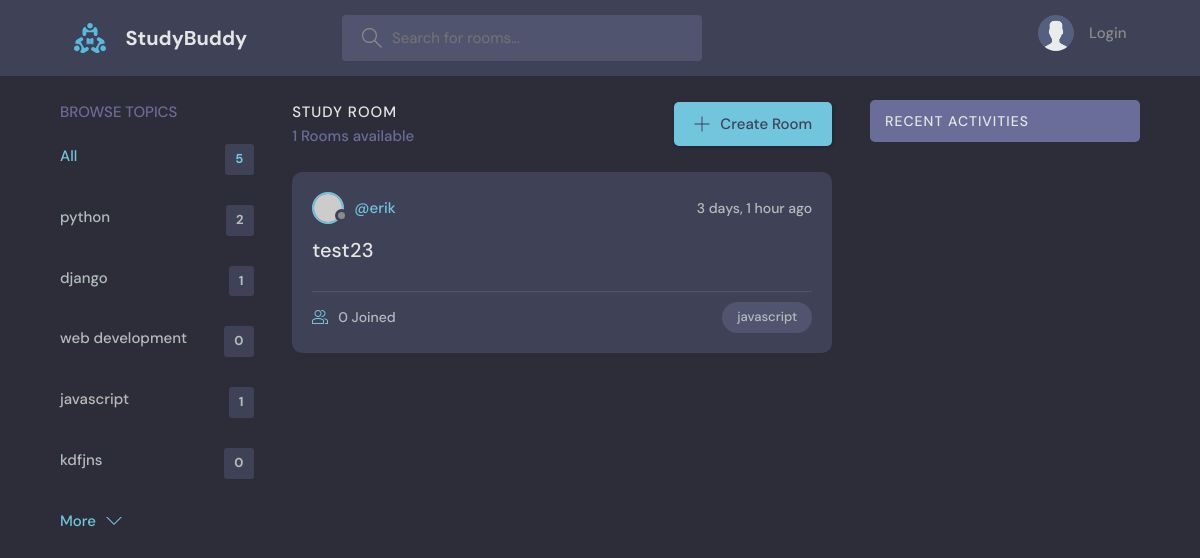
Before: /?q=javascript with the older database file.
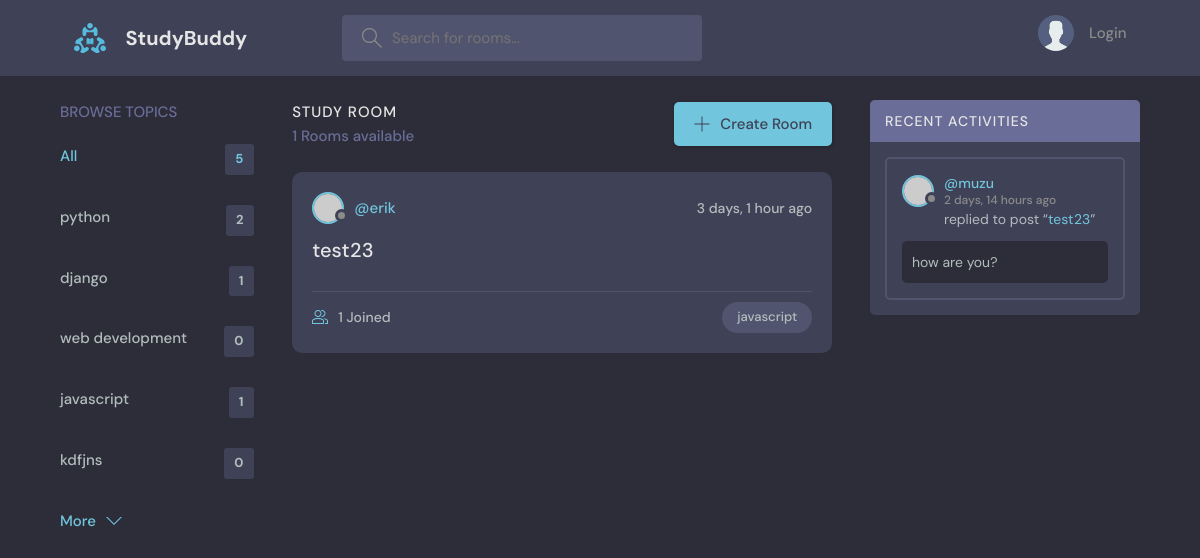
After: the same page with the newer database file.
### base/models.py (models this page shows, shortened)
class Topic(models.Model):
    name = models.CharField(max_length=200)

class Room(models.Model):
    host = models.ForeignKey(User, on_delete=models.SET_NULL, null=True)
    topic = models.ForeignKey(Topic, on_delete=models.SET_NULL, null=True)
    name = models.CharField(max_length=200)
    description = models.TextField(null=True,blank=True)
    participants = models.ManyToManyField(User,related_name='participants',blank=True)
    updated = models.DateTimeField(auto_now=True)
    created = models.DateTimeField(auto_now_add=True)
    class Meta:
        ordering = ['-updated', '-created'] # order of the posted field
    def __str__(self):
        return self.name

class Message(models.Model): # this class is store message of users
    user = models.ForeignKey(User, on_delete=models.CASCADE)
    room = models.ForeignKey(Room, on_delete=models.CASCADE) # it can be set SET_NULL (it will set null and data remain in server) value instead of CASCADE (delete everything from the server)
    body = models.TextField()
    updated = models.DateTimeField(auto_now=True)
    created = models.DateTimeField(auto_now_add=True)
    class Meta:
        ordering = ['-updated', '-created'] # order of the posted field

### base/views.py (the view)
# urls.py: 2. Add a URL to urlpatterns:  path('', views.home, name='home')
def home(request):
    q = request.GET.get('q') if request.GET.get('q') != None else '' # used for search rooms
    rooms = Room.objects.filter(
        Q(topic__name__icontains=q) |
        Q(name__icontains=q) |
        Q(description__icontains=q))
    topics = Topic.objects.all() # to take all the topic
    room_count = rooms.count() # for counting rooms
    room_messages = Message.objects.filter(Q(room__topic__name__icontains=q))
    context = {'rooms': rooms,'topics':topics,'room_count':room_count,
                 'room_messages':room_messages} #sending data to website
    return render(request, 'base/home.html', context)

### base/templates/base/home.html (shortened to what this page needs)
{% extends 'main.html' %}
{% block content %}
<main class="layout layout--3">
  <div class="container">
    {% include 'base/topic_component.html' %}
    <div class="roomList">
      <div class="roomList__header">
        <div>
          <h2>Study Room</h2>
          <p>{{room_count}} Rooms available</p>
        </div>
        <a class="btn btn--main" href="create-room.html">
          <svg version="1.1" xmlns="http://www.w3.org/2000/svg" width="32" height="32" viewBox="0 0 32 32">
            <title>add</title>
            <path
              d="M16.943 0.943h-1.885v14.115h-14.115v1.885h14.115v14.115h1.885v-14.115h14.115v-1.885h-14.115v-14.115z">
            </path>
          </svg>
          Create Room
        </a>
      </div>
      {% include 'base/feed_component.html' %}
    </div>
    {% include 'base/activity_component.html' %}
  </div>
</main>
{% endblock %}

### base/templates/base/topic_component.html
<div class="topics">
    <div class="topics__header">
        <h2>Browse Topics</h2>
    </div>
    <ul class="topics__list">
        <li>
            <a href="{% url 'home' %}" class="active">All <span>{{topics.count}}</span></a>
        </li>
        {% for topic in topics %}
        <li>
            <a href="{% url 'home' %}?q={{topic.name}}">{{topic.name}} <span>{{topic.room_set.all.count}}</span></a>
        </li>
        {% endfor %}
    </ul>
    <a class="btn btn--link" href="topics.html">
        More
        <svg version="1.1" xmlns="http://www.w3.org/2000/svg" width="32" height="32" viewBox="0 0 32 32">
            <title>chevron-down</title>
            <path d="M16 21l-13-13h-3l16 16 16-16h-3l-13 13z"></path>
        </svg>
    </a>
</div>

### base/templates/base/feed_component.html (shortened to what this page needs)
{% for room in rooms %}
<div class="roomListRoom">
  <div class="roomListRoom__header">
    <a href="{% url 'user-profile' room.host.id %}" class="roomListRoom__author">
      <div class="avatar avatar--small">
        <img src="https://randomuser.me/api/portraits/women/11.jpg" />
      </div>
      <span>@{{room.host.username}}</span>
    </a>
    <div class="roomListRoom__actions">
      <span>{{ room.created|timesince }} ago</span>
    </div>
  </div>
  <div class="roomListRoom__content">
    <a href="{% url 'room' room.id %}">{{room.name}}</a>
  </div>
  <div class="roomListRoom__meta">
    <a href="{% url 'room' room.id %}" class="roomListRoom__joined">
      {{room.participants.all.count}} Joined
    </a>
    <p class="roomListRoom__topic">{{room.topic.name}}</p>
  </div>
</div>
{% endfor %}

### base/templates/base/activity_component.html (shortened to what this page needs)
<div class="activities">
  <div class="activities__header">
    <h2>Recent Activities</h2>
  </div>
  {% for message in room_messages %}
  <div class="activities__box">
    <div class="activities__boxHeader roomListRoom__header">
      <a href="{% url 'user-profile' message.user.id %}" class="roomListRoom__author">
        <div class="avatar avatar--small">
          <img src="https://randomuser.me/api/portraits/women/11.jpg" />
        </div>
        <p>
          @{{message.user}}
          <span>{{message.created|timesince}} ago</span>
        </p>
      </a>
    </div>
    <div class="activities__boxContent">
      <p>replied to post “<a href="{% url 'room' message.room.id %}">{{message.room}}</a>”</p>
      <div class="activities__boxRoomContent">
       {{message.body}}
      </div>
    </div>
  </div>
  {% endfor %}
</div>

Changed rows visible on the page:
computed for Room "test23": participants.all.count "0" → "1"
added Message: user "muzu", created "2 days, 14 hours", room "test23", body "how are you?"
